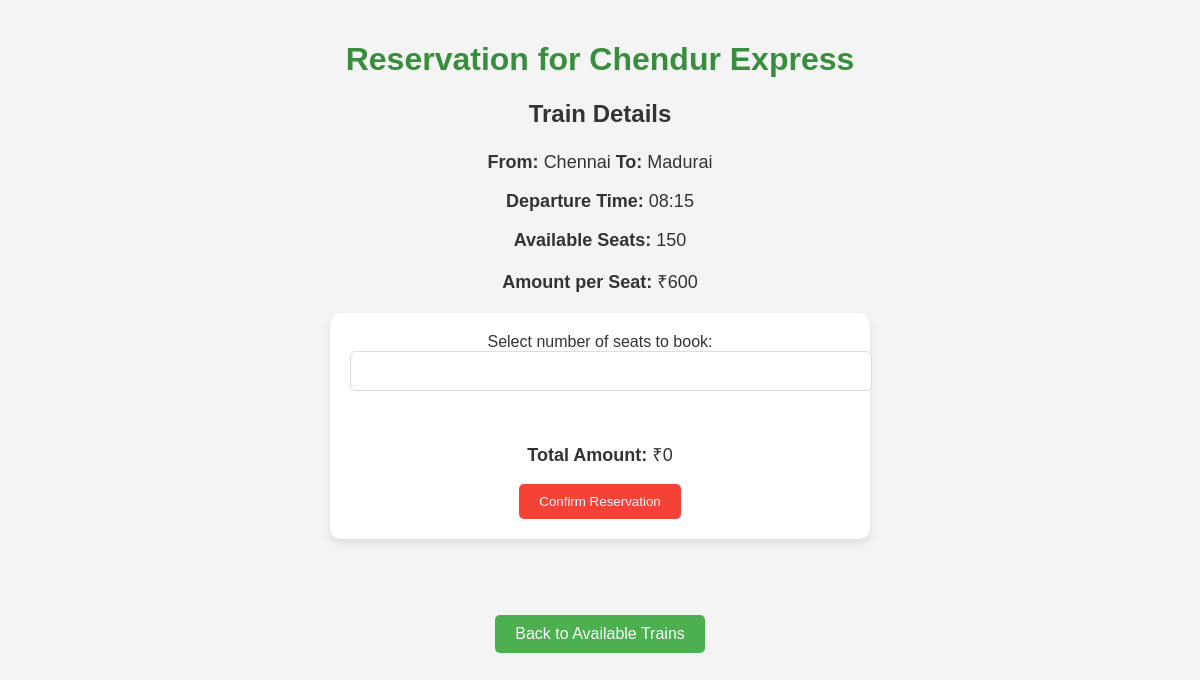
The page /reserve/3 on the database its author committed.
### tables this page shows
CREATE TABLE train (
            train_id INTEGER PRIMARY KEY AUTOINCREMENT,
            name TEXT NOT NULL,
            from_station TEXT NOT NULL,
            to_station TEXT NOT NULL,
            depart_time TEXT NOT NULL,
            available_seats INTEGER NOT NULL,
            amount_per_seat INTEGER NOT NULL
        );

### app.py (the view, shortened to what this page needs)
@app.route('/reserve/<int:train_id>', methods=['GET', 'POST'])
def reserve(train_id):
    conn = get_db_connection()
    train = conn.execute('SELECT * FROM train WHERE train_id = ?', (train_id,)).fetchone()
    conn.close()
    return render_template('reservation.html', train=train)

### app.py (called while the page is built)
def get_db_connection():
    conn = sqlite3.connect('railway.db')
    conn.row_factory = sqlite3.Row  # This will allow us to access columns by name
    return conn

### templates/reservation.html (shortened to what this page needs)
<!DOCTYPE html>
<html lang="en">
<head>
    <link rel="stylesheet" href="{{ url_for('static', filename='style.css') }}">
</head>
<body>
    <h1>Reservation for {{ train.name }}</h1>
    <h3>Train Details</h3>
    <p><strong>From:</strong> {{ train.from_station }} <strong>To:</strong> {{ train.to_station }}</p>
    <p><strong>Departure Time:</strong> {{ train.depart_time }}</p>
    <p><strong>Available Seats:</strong> {{ train.available_seats }}</p>
    <p><strong>Amount per Seat:</strong> ₹{{ train.amount_per_seat }}</p>
    <form action="{{ url_for('reserve', train_id=train.train_id) }}" method="POST">
        <label for="seats">Select number of seats to book:</label>
        <input type="number" id="seats" name="seats" min="1" max="{{ train.available_seats }}" required>
        <br><br>
        <div id="total-amount">
            <p><strong>Total Amount:</strong> ₹<span id="total-price">0</span></p>
        </div>
        <button type="submit" class="btn">Confirm Reservation</button>
    </form>
    <br><br>
    <a href="{{ url_for('view_trains') }}" class="btn">Back to Available Trains</a>
</body>
</html>

### static/style.css (style rules this page uses)
body { font-family: Arial, sans-serif; background-color: #f4f4f4; color: #333; margin: 0; padding: 20px; text-align: center; }
h1, h2, h3 { color: #4CAF50; }
h3 { font-size: 24px; color: #333; }
p { font-size: 18px; color: #333; }
a { color: #4CAF50; text-decoration: none; }
.btn { padding: 10px 20px; background-color: #4CAF50; color: white; text-decoration: none; border-radius: 5px; transition: background-color 0.3s ease; }
button[type="submit"] { padding: 10px 20px; background-color: #f44336; color: white; border: none; border-radius: 5px; cursor: pointer; transition: background-color 0.3s ease; }
form { margin: 20px auto; max-width: 500px; background-color: #fff; padding: 20px; border-radius: 10px; box-shadow: 0 4px 8px rgba(0, 0, 0, 0.1); }
input[type="number"], input[type="submit"], select { padding: 10px; width: 100%; margin-bottom: 15px; border: 1px solid #ddd; border-radius: 5px; font-size: 16px; }
h1 { color: #388E3C; }
h3 { margin-top: 20px; }
strong { color: #333; }
a.btn { margin-top: 20px; display: inline-block; background-color: #4CAF50; color: white; padding: 10px 20px; text-decoration: none; border-radius: 5px; }

### rows shown on the page
train: name "Chendur Express", from_station "Chennai", to_station "Madurai", depart_time "08:15", available_seats "150", amount_per_seat "600"
